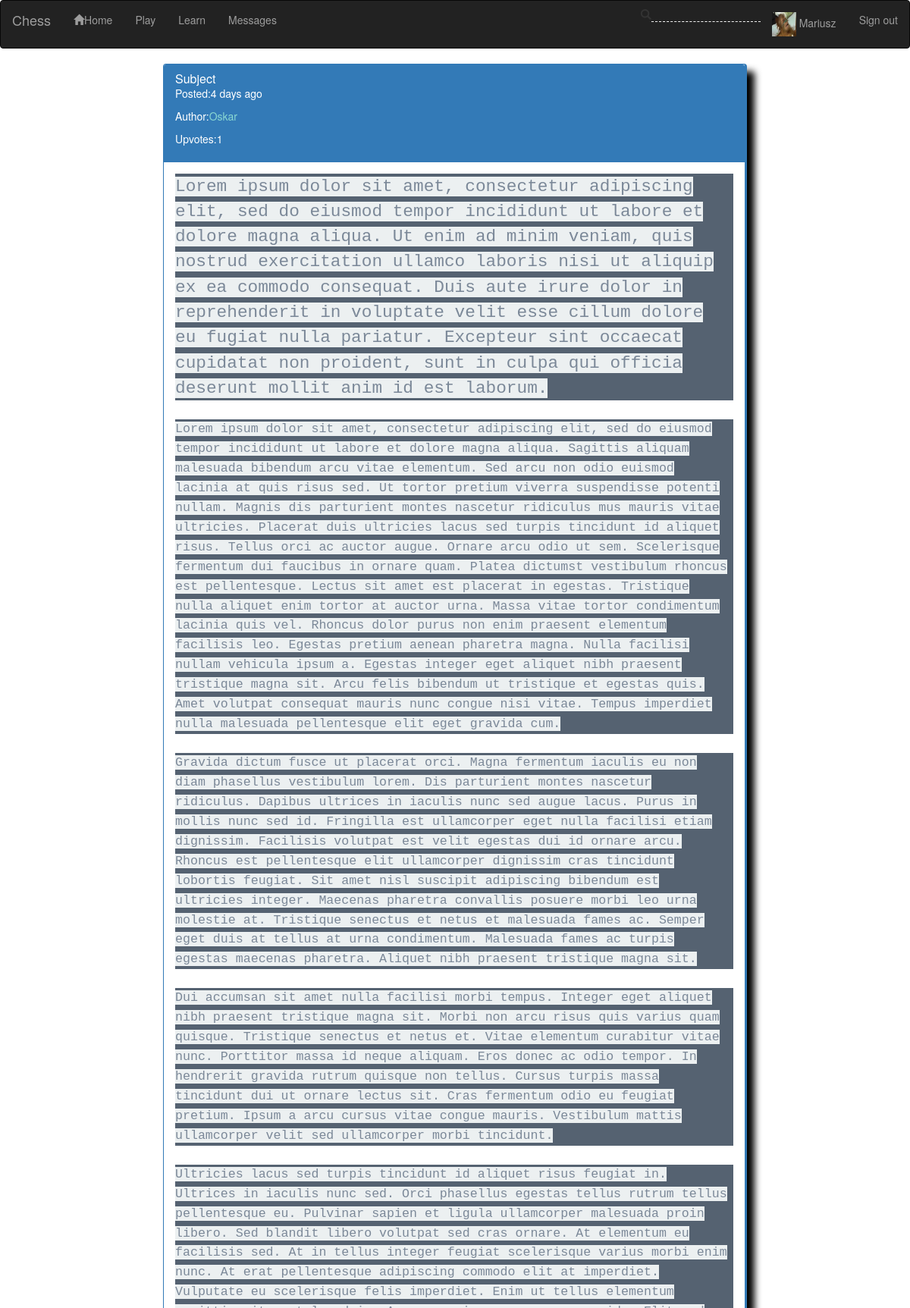
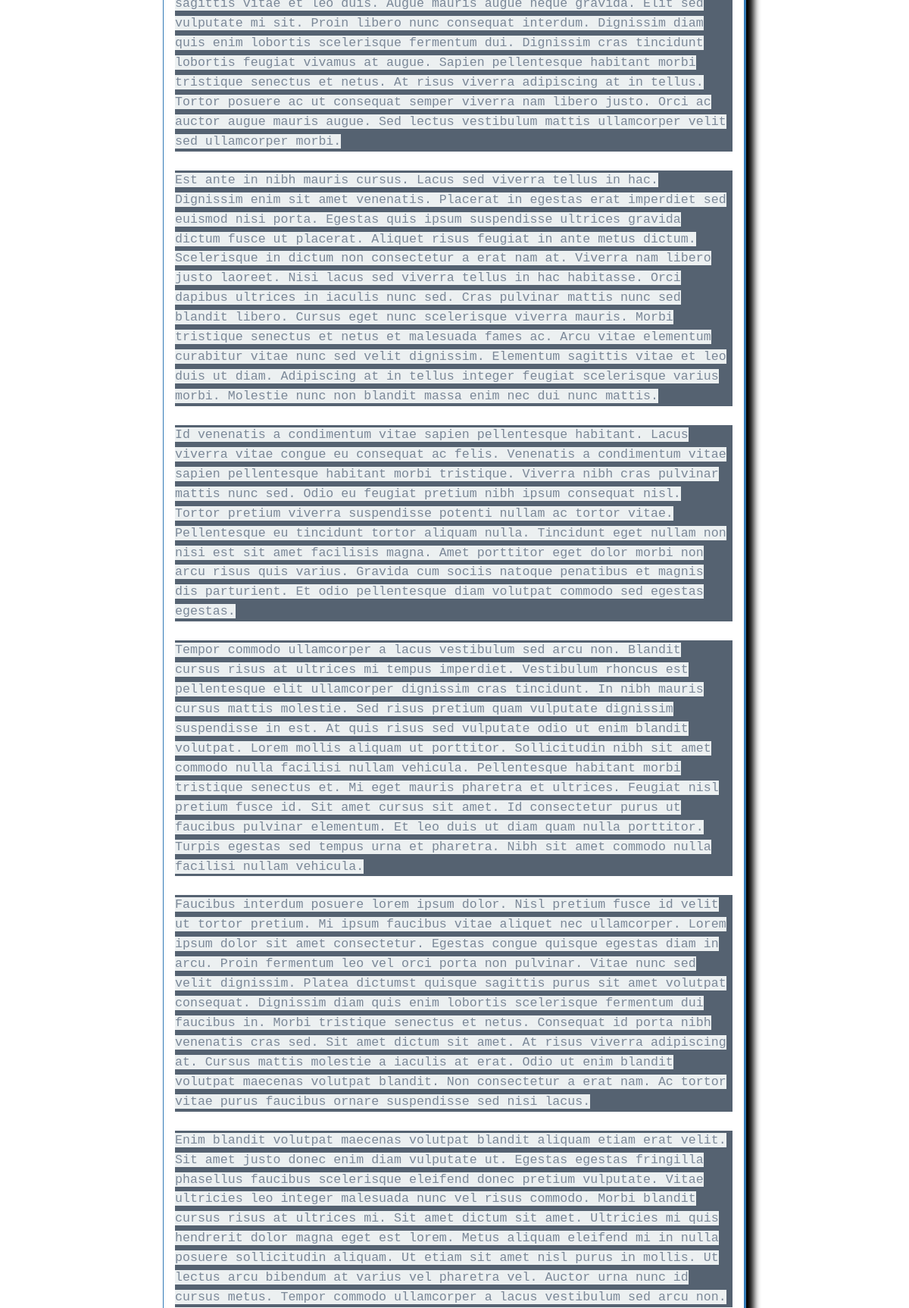
/blog/3 (signed in, upper part), run on the app's committed database (2 pictures, top to bottom).
### chess/models.py (models this page shows, shortened)
class ITimeStampedModel(db.Model):
    __abstract__ = True
    timestamp_creation = db.Column(db.DateTime(128), default=datetime.utcnow)
    def get_human_creation_delta(self):
        return round_datetime(self.get_timedelta_creation())
    def get_timedelta_creation(self):
        return datetime.utcnow() - self.timestamp_creation

class User(UserMixin, ITimeStampedModel):
    id = db.Column(db.Integer, primary_key=True)
    username = db.Column(db.String(64), index=True, unique=True)
    email = db.Column(db.String(128), index=True, unique=True)
    password_hash = db.Column(db.String(128))
    has_avatar = db.Column(db.Boolean, default=False)
    posts = db.relationship('BlogPost', backref='author', lazy='dynamic')
    recoverytries = db.relationship('RecoveryTry')
    last_active = db.Column(db.DateTime(128), default=datetime.utcnow)
    is_confirmed = db.Column(db.Boolean, default=False)
    elo = db.Column(db.Integer, default=400)
    friends = db.relationship('User', secondary=friends_table,
        primaryjoin=(friends_table.c.user1_id == id),
        secondaryjoin=(friends_table.c.user2_id == id),
        backref=db.backref('friends_table', lazy='dynamic'), lazy='dynamic')
    liked = db.relationship("BlogPost",
                    secondary=liked_table,
                    lazy='dynamic',
                    backref=db.backref('liked_by', lazy='dynamic'))
    mm_request = db.relationship("MatchmakerRequest", back_populates="user", uselist=False)
    theme = db.Column(db.String(32), default='Classic')
    name = db.Column(db.String(64))
    private = db.Column(db.Boolean)
    country = db.Column(db.String(8))
    ratings = db.relationship("EloUserRating", back_populates="user")
    def is_liking(self,post):
        return self.liked.filter(liked_table.c.blog_post_id == post.id).count() > 0

class BlogPost(ITimeStampedModel):
    id = db.Column(db.Integer, primary_key=True)
    subject = db.Column(db.String(32))
    content = db.Column(db.String(4096))
    user_id = db.Column(db.Integer, db.ForeignKey('user.id'))
    upvotes = db.Column(db.Integer, default=0)
    comments = db.relationship('BlogPostComment', backref='article', lazy=True)
    def get_author_username(self):
        return User.query.filter_by(id=self.user_id).first().username

### chess/routes.py (the view)
@app.route('/blog/<postid>')
@login_required
def see_post(postid):
    print(current_user.is_liking(BlogPost.query.filter_by(id=postid).first()))
    post:BlogPost = BlogPost.query.filter_by(id=postid).first_or_404()
    post.comments.sort(key=lambda x: x.timestamp_creation,reverse=True)
    for c in post.comments:
        print(c.timestamp_creation)
    print(post.comments)
    return render_template('post.html', post=post, title=f'Blog - {post.subject}')

### chess/models.py (called while the page is built)
@login.user_loader
def load_user(id):
    return User.query.get(int(id))

    def get_author_username(self):
        return User.query.filter_by(id=self.user_id).first().username

### chess/utils.py (called while the page is built)
def round_datetime(td:timedelta) -> str:
    if td.days != 0: return f'{td.days} day{is_plural(td.days)} ago'
    elif td.seconds >= 60:
        d,r = divmod(td.seconds,60)
        if d < 60: return f'{d} minute{is_plural(d)} ago'
        d,r = divmod(td.seconds,60*60)
        if d < 24: return f'{d} hour{is_plural(d)} ago'
        print('xd')
    return 'now'

def is_plural(value:int)->str:
    if value > 1: return 's'
    return ''

### chess/templates/post.html (shortened to what this page needs)
{% extends 'main.html' %}
{%block sitecontent%}
    <div class="panel panel-primary" style="width: 80;">
        <div class="panel-heading">
        <h1 class="panel-title">{{post.subject}}</h5>
        <p class="card-text">Posted:{{post.get_human_creation_delta()}}</p>
        <p class="card-text">Author:<a href="{{url_for('user', username=post.get_author_username())}}">{{post.get_author_username()}}</a></p>
        <p class="card-text">Upvotes:{{post.upvotes}}</p>
        </div>
        <div class="panel-body">
            {{post.content | safe}}
        </div>
    </div>
{%endblock%}

### chess/templates/main.html (shortened to what this page needs)
{%extends 'bootstrap/base.html'%}
{%block styles%}
    {{super()}}
    <link rel='stylesheet' type='text/css' href="{{ url_for('static',filename='styles/styles.css') }}">
{%endblock%}
{%block navbar%} <nav class='navbar navbar-inverse'>
        <div class="container-fluid">
            <div class="navbar-header">
                <a class="navbar-brand" href="{{url_for('index')}}">Chess</a>
            </div>
            <ul class='nav navbar-nav'>
                <li><a href="{{url_for('index')}}"><span class="glyphicon glyphicon-home"></span>Home</a></li>
                <li><a href="{{url_for('play')}}">Play</a></li>
                <li><a href="{{url_for('blog')}}">Learn</a></li>
                <li id='nav-messages'>
                <a href="{{url_for('messages')}}">Messages</a></li>
            </ul>
            <ul class='nav navbar-nav navbar-right'>
                <li><span class="glyphicon glyphicon-search"><input id='navbar-search' type='text' oninput='search_user(this)' onclick='search_user(this)'></li>
                {%if current_user.is_anonymous%}
                    <li><a href="{{url_for('login')}}">Login</a></li>
                    <li><a href="{{url_for('create_account')}}">Register</a>
                    </li>
                {%else%}
                    <li>
                    <a href="{{url_for('user', username=current_user.username)}}">
                    {%if current_user.has_avatar%}
                        {%set imgfile = "/img/avatar/{}_mini.png".format(current_user.id)%}
                        <img src="{{url_for('static', filename=imgfile)}}">
                    {%endif%}{{current_user.username}}</a>
                    </li>
                    <li><a href="{{url_for('logout')}}">Sign out</a></li>
                {%endif%}
            </ul>
        </div>
    </nav>
{%endblock%}
{%block content%}
    <div class='container-fluid'>
        <div class='row'>
            <div id='left-side-bar' class='col-md-2'>{%block leftside%}{%endblock%}</div>
            <div id='site-content' class='col-md-8'>{%block sitecontent%}{%endblock%}</div>
            <div id='right-side-bar' class='col-md-2'>{%block rightside%}{%endblock%}</div>
        </div>
    </div>
{%endblock%}

### chess/static/styles/styles.css (style rules this page uses)
#navbar-search { background-color: transparent; border: none; border-bottom: 1px dashed white; transition: all 1s linear; margin-top: 5%; }
.panel { border-right-width: 3px; border-bottom-width: 3px; box-shadow: 10px 10px 10px black; }
.panel-primary a { color: rgb(138, 216, 210); }

### data on the page
User: username "Mariusz"
BlogPost: subject "Subject", get_human_creation_delta "4 days ago", upvotes "1", content "Lorem ipsum dolor sit amet, consectetur adipiscing elit, sed do eiusmod tempor incididunt ut labore et dolore magna aliqua. Ut enim ad minim veniam, quis nostrud exercitation ullamco laboris nisi ut aliquip ex ea commodo consequat. Duis aute irure dolor in reprehenderit in voluptate velit esse cillum dolore eu fugiat nulla pariatur. Excepteur sint occaecat cupidatat non proident, sunt in culpa qui officia deserunt mollit anim id est laborum. Lorem ipsum dolor sit amet, consectetur adipiscing elit, sed do eiusmod tempor incididunt ut labore et dolore magna aliqua. Sagittis aliquam malesuada bibendum arcu vitae elementum. Sed arcu non odio euismod lacinia at quis risus sed. Ut tortor pretium…"
User: get_author_username "Oskar"
